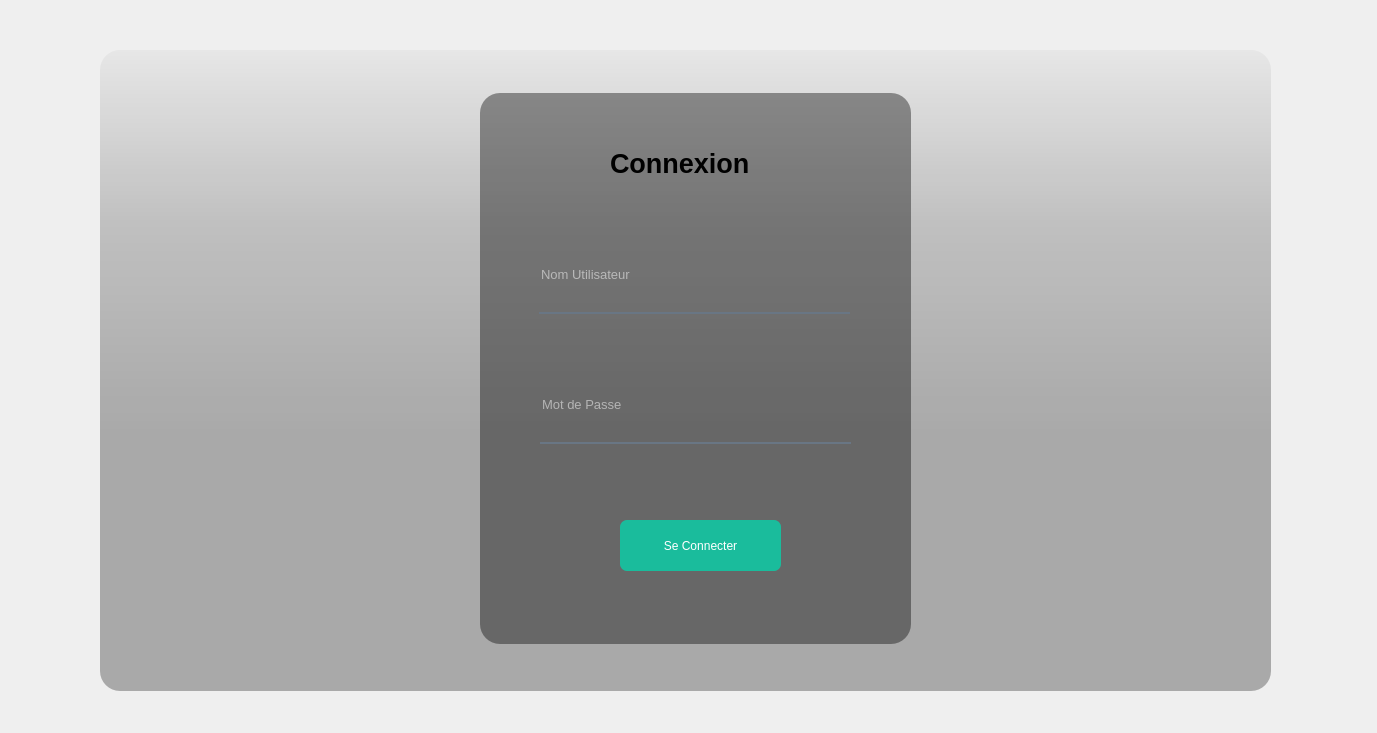
<?xml version="1.0" encoding="UTF-8"?>
<ui version="4.0">
 <class>login</class>
 <widget class="QDialog" name="login">
  <property name="geometry">
   <rect>
    <x>0</x>
    <y>0</y>
    <width>1377</width>
    <height>733</height>
   </rect>
  </property>
  <property name="windowTitle">
   <string>Dialog</string>
  </property>
  <widget class="QWidget" name="MainWindow_2" native="true">
   <property name="geometry">
    <rect>
     <x>90</x>
     <y>0</y>
     <width>1281</width>
     <height>701</height>
    </rect>
   </property>
   <property name="focusPolicy">
    <enum>Qt::NoFocus</enum>
   </property>
   <property name="contextMenuPolicy">
    <enum>Qt::DefaultContextMenu</enum>
   </property>
   <widget class="QLabel" name="label_10">
    <property name="geometry">
     <rect>
      <x>10</x>
      <y>50</y>
      <width>1171</width>
      <height>641</height>
     </rect>
    </property>
    <property name="toolTipDuration">
     <number>-9</number>
    </property>
    <property name="styleSheet">
     <string notr="true">background-image: url(:/emm.jpg);
border-radius:20px;</string>
    </property>
    <property name="text">
     <string/>
    </property>
   </widget>
   <widget class="QLabel" name="label_11">
    <property name="geometry">
     <rect>
      <x>10</x>
      <y>50</y>
      <width>1171</width>
      <height>641</height>
     </rect>
    </property>
    <property name="toolTipDuration">
     <number>-9</number>
    </property>
    <property name="styleSheet">
     <string notr="true">background-color: qlineargradient(spread:pad,x1:0,y1:0,X2:0,y2:0.715909, stop:0 rgba(0,0,0,9), stop:0.375 rgba(0,0,0,50), stop:0.835227 rgba(0,0,0,75));
border-radius:20px;</string>
    </property>
    <property name="text">
     <string/>
    </property>
   </widget>
   <widget class="QLabel" name="label_12">
    <property name="geometry">
     <rect>
      <x>390</x>
      <y>93</y>
      <width>431</width>
      <height>551</height>
     </rect>
    </property>
    <property name="styleSheet">
     <string notr="true">background-color:rgba(0,0,0,100);
border-radius:20px;</string>
    </property>
    <property name="text">
     <string/>
    </property>
   </widget>
   <widget class="QLabel" name="label_13">
    <property name="geometry">
     <rect>
      <x>520</x>
      <y>133</y>
      <width>181</width>
      <height>61</height>
     </rect>
    </property>
    <property name="font">
     <font>
      <pointsize>20</pointsize>
      <weight>75</weight>
      <italic>false</italic>
      <bold>true</bold>
      <strikeout>false</strikeout>
     </font>
    </property>
    <property name="text">
     <string>Connexion</string>
    </property>
   </widget>
   <widget class="QLineEdit" name="usernameLabel">
    <property name="geometry">
     <rect>
      <x>449</x>
      <y>243</y>
      <width>311</width>
      <height>71</height>
     </rect>
    </property>
    <property name="font">
     <font>
      <family>MS Shell Dlg 2</family>
      <pointsize>10</pointsize>
      <weight>9</weight>
      <italic>false</italic>
      <bold>false</bold>
     </font>
    </property>
    <property name="styleSheet">
     <string notr="true">background-color:rgba(0,0,0,0);
border:none;
border-bottom:2px solid rgba(105,118,132,255);
color:rgb(255, 255, 255);
padding-bottom:7px;
font: 75 10pt &quot;MS Shell Dlg 2&quot;;</string>
    </property>
    <property name="placeholderText">
     <string>Nom Utilisateur</string>
    </property>
   </widget>
   <widget class="QLineEdit" name="PasswordLabel">
    <property name="geometry">
     <rect>
      <x>450</x>
      <y>373</y>
      <width>311</width>
      <height>71</height>
     </rect>
    </property>
    <property name="font">
     <font>
      <family>MS Shell Dlg 2</family>
      <pointsize>10</pointsize>
      <weight>9</weight>
      <italic>false</italic>
      <bold>false</bold>
     </font>
    </property>
    <property name="styleSheet">
     <string notr="true">background-color:rgba(0,0,0,0);
border:none;
border-bottom:2px solid rgba(105,118,132,255);
color:rgb(255, 255, 255);
padding-bottom:7px;
font: 75 10pt &quot;MS Shell Dlg 2&quot;;</string>
    </property>
    <property name="echoMode">
     <enum>QLineEdit::Password</enum>
    </property>
    <property name="placeholderText">
     <string>Mot de Passe</string>
    </property>
   </widget>
   <widget class="QPushButton" name="login_2">
    <property name="geometry">
     <rect>
      <x>530</x>
      <y>520</y>
      <width>161</width>
      <height>51</height>
     </rect>
    </property>
    <property name="styleSheet">
     <string notr="true">

QPushButton
{
background-color: rgb(26, 188, 156);

color: #ffffff;
border-radius:7px;
font: 75 10pt &quot;MS Shell Dlg 2&quot;;
}
QPushButton:hover
{
background-color: rgb(16, 168, 136);
}

QPushButton:pressed
{
background-color: rgb(6, 150, 110);
}
</string>
    </property>
    <property name="text">
     <string>Se Connecter</string>
    </property>
   </widget>
   <widget class="QLabel" name="labelLogin">
    <property name="geometry">
     <rect>
      <x>410</x>
      <y>600</y>
      <width>241</width>
      <height>31</height>
     </rect>
    </property>
    <property name="text">
     <string/>
    </property>
   </widget>
  </widget>
 </widget>
 <resources/>
 <connections/>
</ui>
